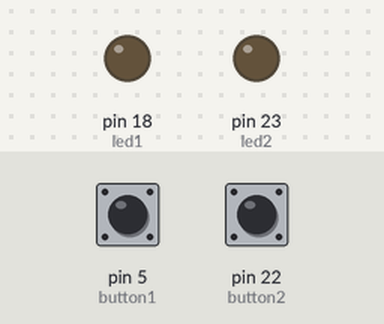
A sketch run on a simulated Arduino Mega 2560, built with avr-gcc and run on an emulated ATmega2560. On the bench: output pins drawn as LEDs (lit = HIGH). Inputs (shaded band) come from the test bench; at power-on: pin 5 (button1) HIGH, pin 22 (button2) HIGH.

Above: at 1.2 s.
1.3 s: pin 5 (button1) pulled LOW for 0.15 s
At 1.37 s:
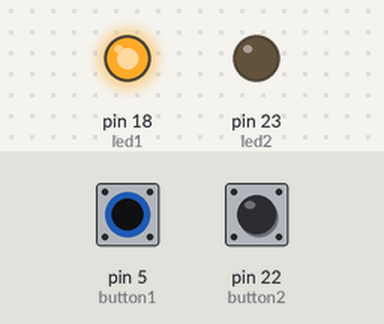
2.9 s: pin 22 (button2) pulled LOW for 0.15 s
At 2.97 s:
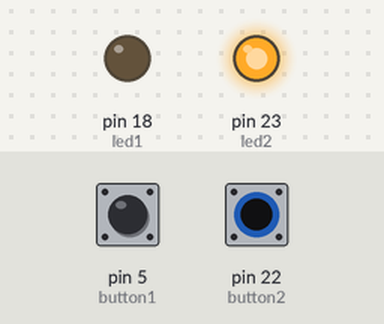
4.5 s: pin 22 (button2) pulled LOW for 3.2 s
At 8.9 s:
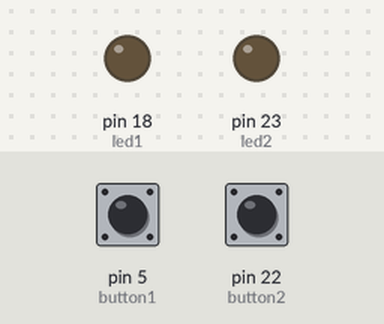
9.2 s: pin 5 (button1) pulled LOW for 3.2 s
At 10.1 s:
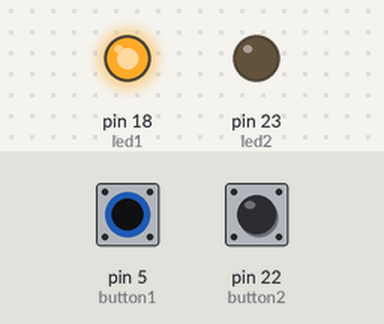
Timing chart, 0 to 13.9 s (numbered marks = the images above; inputs shaded):
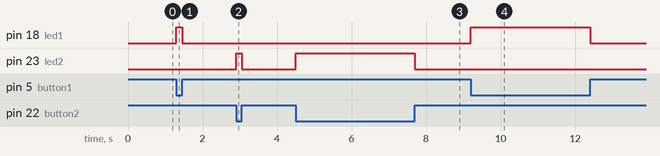

Measured:
- after the input at 1.3 s, pin 18 (led1): LOW → HIGH at once, → LOW 0.15 s later
- after the input at 2.9 s, pin 23 (led2): LOW → HIGH at once, → LOW 0.15 s later
- after the input at 4.5 s, pin 23 (led2): LOW → HIGH at once, → LOW 3.2 s later
- after the input at 9.2 s, pin 18 (led1): LOW → HIGH at once, → LOW 3.2 s later

The sketch:

Multiple-Button-Inputs.ino
```cpp
const int led1 = 18;
const int led2 = 23;
const int button1 = 5;
const int button2 = 22;

void setup() {
  pinMode(led1, OUTPUT);
  pinMode(led2, OUTPUT);
  pinMode(button1, INPUT_PULLUP);
  pinMode(button2, INPUT_PULLUP);
}

void loop() {

  int button1Press = digitalRead(button1);
  int button2Press = digitalRead(button2);

  // Both buttons pressed
  if (button1Press == LOW && button2Press == LOW) {
    digitalWrite(led1, LOW);
    digitalWrite(led2, LOW);
  }

  // Only button 1 pressed
  else if (button1Press == LOW) {
    digitalWrite(led1, HIGH);
    digitalWrite(led2, LOW);
  }

  // Only button 2 pressed
  else if (button2Press == LOW) {
    digitalWrite(led1, LOW);
    digitalWrite(led2, HIGH);
  }

  // Neither button pressed
  else {
    digitalWrite(led1, LOW);
    digitalWrite(led2, LOW);
  }
}
```
